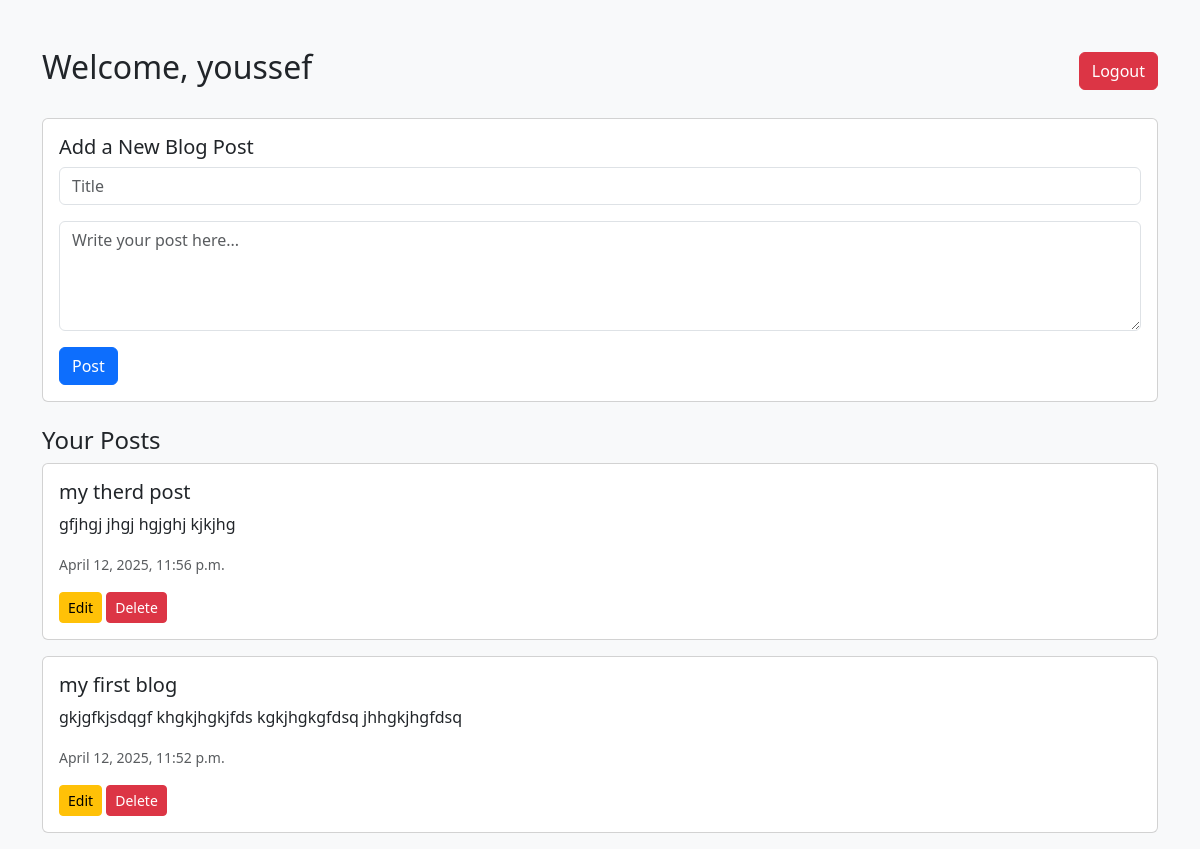
The app's page /dashboard/ (signed in) with its own data.
### blogapp/models.py (models this page shows, shortened)
class BlogPost(models.Model):
    user = models.ForeignKey(User, on_delete=models.CASCADE)
    title = models.CharField(max_length=200)
    content = models.TextField()
    created_at = models.DateTimeField(auto_now_add=True)

### blogapp/views.py (the view)
# urls.py: path('dashboard/', views.dashboard, name='dashboard'),
@login_required
def dashboard(request):
    if request.method == 'POST':
        title = request.POST.get('title')
        content = request.POST.get('content')
        if title and content:
            BlogPost.objects.create(user=request.user, title=title, content=content)
    posts = BlogPost.objects.filter(user=request.user).order_by('-created_at')
    return render(request, 'dashboard.html', {'posts': posts})

### blogapp/templates/dashboard.html (shortened to what this page needs)
<!DOCTYPE html>
<html>
<head>
    <link href="https://cdn.jsdelivr.net/npm/bootstrap@5.3.3/dist/css/bootstrap.min.css" rel="stylesheet">
</head>
<body class="bg-light">
<div class="container mt-5">
    <div class="d-flex justify-content-between align-items-center mb-4">
        <h2>Welcome, {{ request.user.username }}</h2>
        <a href="{% url 'logout' %}" class="btn btn-danger">Logout</a>
    </div>
    <div class="card mb-4">
        <div class="card-body">
            <h5 class="card-title">Add a New Blog Post</h5>
            <form method="POST">
                <div class="mb-3">
                    <input type="text" name="title" class="form-control" placeholder="Title" required>
                </div>
                <div class="mb-3">
                    <textarea name="content" class="form-control" placeholder="Write your post here..." rows="4" required></textarea>
                </div>
                <button type="submit" class="btn btn-primary">Post</button>
            </form>
        </div>
    </div>
    <h4>Your Posts</h4>
    {% for post in posts %}
        <div class="card mb-3">
            <div class="card-body">
                <h5 class="card-title">{{ post.title }}</h5>
                <p class="card-text">{{ post.content }}</p>
                <p class="card-text"><small class="text-muted">{{ post.created_at }}</small></p>
                <a href="{% url 'edit_post' post.id %}" class="btn btn-sm btn-warning">Edit</a>
                <a href="{% url 'delete_post' post.id %}" class="btn btn-sm btn-danger"
                   onclick="return confirm('Are you sure you want to delete this post?');">Delete</a>
            </div>
        </div>
    {% empty %}
        <p>You haven't written any posts yet.</p>
    {% endfor %}
</div>
</body>
</html>

### records on screen
BlogPost: title "my therd post", content "gfjhgj jhgj hgjghj kjkjhg", created_at "April 12, 2025, 11:56 p.m."
BlogPost: title "my first blog", content "gkjgfkjsdqgf khgkjhgkjfds kgkjhgkgfdsq jhhgkjhgfdsq", created_at "April 12, 2025, 11:52 p.m."

### other values on screen
{{ request.user.username }} "youssef"
